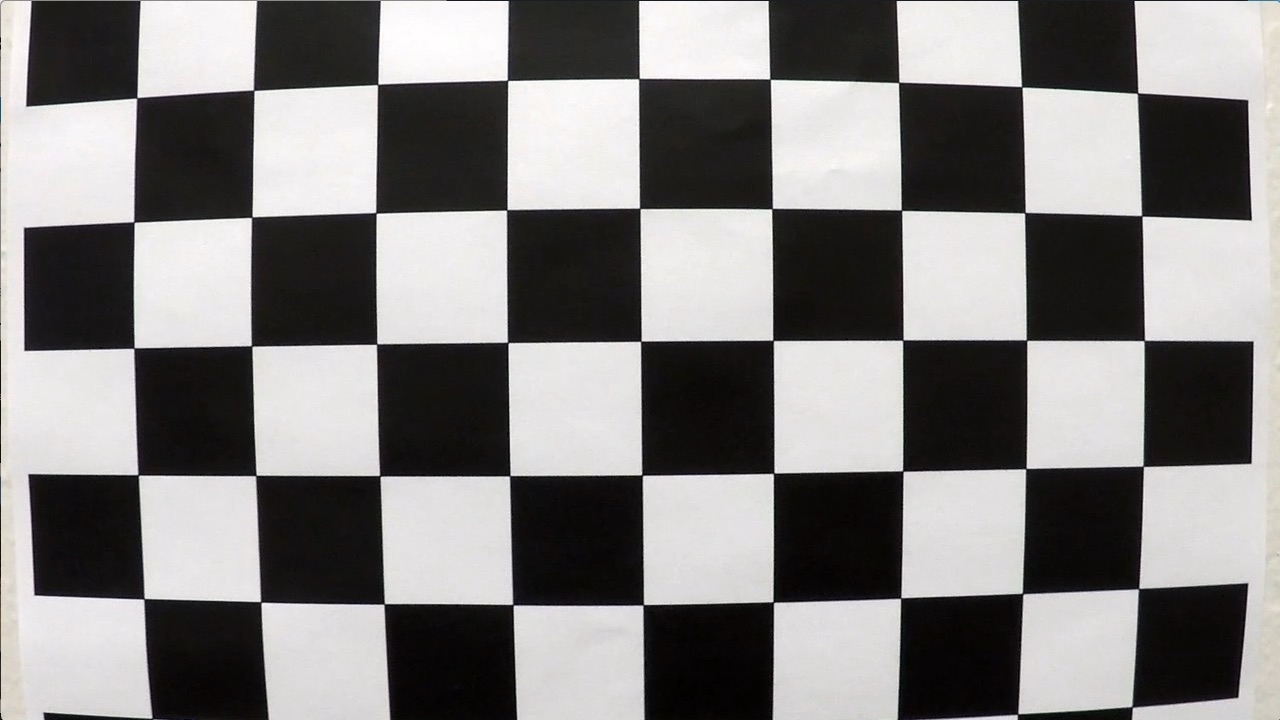
#> input picture camera_cal/calibration1.jpg, 1280 x 720 px
$ python main.py   (older library calls are emulated)
#> lines starting #> are read from the running program, lines starting #| are printed output that depends on the picture; after the words box and inside, x2 and y2 are one past the last pixel; in counts of white or black regions, pixels touching at a corner belong together; pictures that were not available may be replaced by others from this repository, and a replacement may not be noted
import numpy as np
import sys
import cv2
import copy
import matplotlib.image as npimg
import matplotlib.pyplot as plt

class backup_par:
    def __init__(self):
        self.leftpts_x = None
        self.rightpts_x = None
        self.leftpts_y = None
        self.rightpts_y = None

bu_par = backup_par()

def find_sobel(img, orient='x', ks= 3, min_=30, max_=100):

    temp_gray = cv2.cvtColor(img, cv2.COLOR_RGB2GRAY)
    if orient == 'x':
        sobel = np.absolute(cv2.Sobel(temp_gray, cv2.CV_64F, 1, 0, ks))
    if orient == 'y':
        sobel = np.absolute(cv2.Sobel(temp_gray, cv2.CV_64F, 0, 1, ks))
    scaled_sobel = np.uint8(255*sobel/np.max(sobel))
    result = np.zeros_like(scaled_sobel)
    result[(scaled_sobel >= min_) & (scaled_sobel <= max_)] = 1
    return result

def find_mag(img, ks=3, tr=(0, 255)):
    temp_gray = cv2.cvtColor(img, cv2.COLOR_RGB2GRAY)
    sobel_x = cv2.Sobel(temp_gray, cv2.CV_64F, 1, 0, ksize=ks)
    sobel_y = cv2.Sobel(temp_gray, cv2.CV_64F, 0, 1, ksize=ks)
    magimg = np.sqrt(sobel_x**2 + sobel_y**2)
    magimg = (magimg/np.max(magimg)/255).astype(np.uint8)
    result = np.zeros_like(magimg)
    result[(magimg >= tr[0]) & (magimg <= tr[1])] = 1
    return result

def find_dir(img, ks=3, tr=(0, np.pi/2)):
    temp_gray = cv2.cvtColor(img, cv2.COLOR_RGB2GRAY)
    sobel_x = cv2.Sobel(temp_gray, cv2.CV_64F, 1, 0, ksize=ks)
    sobel_y = cv2.Sobel(temp_gray, cv2.CV_64F, 0, 1, ksize=ks)
    dirimg = np.arctan2(np.absolute(sobel_y), np.absolute(sobel_x))
    result =  np.zeros_like(dirimg)
    result[(dirimg >= tr[0]) & (dirimg <= tr[1])] = 1
    return result

def find_pix(img):
    histogram = np.sum(img[img.shape[0]//2:,:], axis=0)
    out_img = np.dstack((img, img, img))
    midpoint = np.int(histogram.shape[0]//2)
    leftx_normal = np.argmax(histogram[:midpoint])
    rightx_normal = np.argmax(histogram[midpoint:]) + midpoint

    wd_height = np.int(img.shape[0]//9)
    nonzeroimg = img.nonzero()
    nonzeroimg_y = np.array(nonzeroimg[0])
    nonzeroimg_x = np.array(nonzeroimg[1])
    leftx_now = leftx_normal
    rightx_now = rightx_normal

    left_lane_ind = []
    right_lane_ind = []

    for wd in range(9):
        wd_y_low = img.shape[0] - (wd+1)*wd_height
        wd_y_high = img.shape[0] - wd*wd_height
        wd_xleft_low = leftx_now - 100
        wd_xleft_high = leftx_now + 100
        wd_xright_low = rightx_now - 100
        wd_xright_high = rightx_now + 100

        cv2.rectangle(out_img,(wd_xleft_low,wd_y_low),
        (wd_xleft_high,wd_y_high),(0,255,0), 2)
        cv2.rectangle(out_img,(wd_xright_low,wd_y_low),
        (wd_xright_high,wd_y_high),(0,255,0), 2)

        good_left_ind = ((nonzeroimg_y >= wd_y_low) & (nonzeroimg_y < wd_y_high) &
        (nonzeroimg_x >= wd_xleft_low) &  (nonzeroimg_x < wd_xleft_high)).nonzero()[0]
        good_right_ind = ((nonzeroimg_y >= wd_y_low) & (nonzeroimg_y < wd_y_high) &
        (nonzeroimg_x >= wd_xright_low) &  (nonzeroimg_x < wd_xright_high)).nonzero()[0]

        left_lane_ind.append(good_left_ind)
        right_lane_ind.append(good_right_ind)

        if len(good_left_ind) > 50:
            leftx_now = np.int(np.mean(nonzeroimg_x[good_left_ind]))
        if len(good_right_ind) > 50:
            rightx_now = np.int(np.mean(nonzeroimg_x[good_right_ind]))

    try:
        left_lane_ind = np.concatenate(left_lane_ind)
        right_lane_ind = np.concatenate(right_lane_ind)
    except ValueError:
        pass

    leftx = nonzeroimg_x[left_lane_ind]
    lefty = nonzeroimg_y[left_lane_ind]
    rightx = nonzeroimg_x[right_lane_ind]
    righty = nonzeroimg_y[right_lane_ind]

    return leftx, lefty, rightx, righty, out_img

def find_polynomial(img):
    leftx, lefty, rightx, righty, out_img = find_pix(img)

    if len(leftx) > 0:
        bu_par.leftpts_x = leftx
    if len(lefty) > 0:
        bu_par.leftpts_y = lefty
    if len(rightx) > 0:
        bu_par.rightpts_x = rightx
    if len(righty) > 0:
        bu_par.rightpts_y = righty

    left_fit = np.polyfit(bu_par.leftpts_y, bu_par.leftpts_x, 2)
    right_fit = np.polyfit(bu_par.rightpts_y, bu_par.rightpts_x, 2)

    ploty = np.linspace(0, img.shape[0]-1, img.shape[0] )
    try:
        left_fitx = left_fit[0]*ploty**2 + left_fit[1]*ploty + left_fit[2]
        right_fitx = right_fit[0]*ploty**2 + right_fit[1]*ploty + right_fit[2]
    except TypeError:
        print('The function failed to fit a line!')
        left_fitx = 1*ploty**2 + 1*ploty
        right_fitx = 1*ploty**2 + 1*ploty

    out_img[lefty, leftx] = [255, 0, 0]
    out_img[righty, rightx] = [0, 0, 255]

    return out_img

def find_poly(img_shape, leftx, lefty, rightx, righty):
    left_fit = np.polyfit(lefty, leftx, 2)
    right_fit = np.polyfit(righty, rightx, 2)
    ploty = np.linspace(0, img_shape[0]-1, img_shape[0])
    left_fitx = left_fit[0]*ploty**2 + left_fit[1]*ploty + left_fit[2]
    right_fitx = right_fit[0]*ploty**2 + right_fit[1]*ploty + right_fit[2]

    return left_fitx, right_fitx, ploty

def find_near_poly(binary_warped):
    margin = 100

    nonzeroimg = binary_warped.nonzero()
    nonzeroimg_y = np.array(nonzeroimg[0])
    nonzeroimg_x = np.array(nonzeroimg[1])

    left_lane_ind = ((nonzeroimg_x > (left_fit[0]*(nonzeroimg_y**2) + left_fit[1]*nonzeroimg_y +
                    left_fit[2] - 100)) & (nonzeroimg_x < (left_fit[0]*(nonzeroimg_y**2) +
                    left_fit[1]*nonzeroimg_y + left_fit[2] + 100)))
    right_lane_ind = ((nonzeroimg_x > (right_fit[0]*(nonzeroimg_y**2) + right_fit[1]*nonzeroimg_y +
                    right_fit[2] - 100)) & (nonzeroimg_x < (right_fit[0]*(nonzeroimg_y**2) +
                    right_fit[1]*nonzeroimg_y + right_fit[2] + 100)))

    leftx = nonzeroimg_x[left_lane_ind]
    lefty = nonzeroimg_y[left_lane_ind]
    rightx = nonzeroimg_x[right_lane_ind]
    righty = nonzeroimg_y[right_lane_ind]

    if len(leftx) > 0:
        bu_par.leftpts_x = leftx
    if len(lefty) > 0:
        bu_par.leftpts_y = lefty
    if len(rightx) > 0:
        bu_par.rightpts_x = rightx
    if len(righty) > 0:
        bu_par.rightpts_y = righty

    left_fitx, right_fitx, ploty = find_poly(binary_warped.shape, bu_par.leftpts_x, bu_par.leftpts_y, bu_par.rightpts_x, bu_par.rightpts_y)

    out_img = np.dstack((binary_warped, binary_warped, binary_warped))*255
    wd_img = np.zeros_like(out_img)
    out_img[nonzeroimg_y[left_lane_ind], nonzeroimg_x[left_lane_ind]] = [255, 0, 0]
    out_img[nonzeroimg_y[right_lane_ind], nonzeroimg_x[right_lane_ind]] = [0, 0, 255]

    left_line_wd1 = np.array([np.transpose(np.vstack([left_fitx-100, ploty]))])
    left_line_wd2 = np.array([np.flipud(np.transpose(np.vstack([left_fitx+100, ploty])))])
    left_line_pts = np.hstack((left_line_wd1, left_line_wd2))
    right_line_wd1 = np.array([np.transpose(np.vstack([right_fitx-100, ploty]))])
    right_line_wd2 = np.array([np.flipud(np.transpose(np.vstack([right_fitx+100, ploty])))])
    right_line_pts = np.hstack((right_line_wd1, right_line_wd2))

    cv2.fillPoly(wd_img, np.int_([left_line_pts]), (0,255, 0))
    cv2.fillPoly(wd_img, np.int_([right_line_pts]), (0,255, 0))
    result = cv2.addWeighted(out_img, 1, wd_img, 0.3, 0)

    return result, left_fitx, right_fitx

##find chess
ob_points = []
img_points = []

ob_pt = np.zeros((5*9,3), np.float32)
ob_pt[:,:2] = np.mgrid[0:9,0:5].T.reshape(-1,2)

cal_img = cv2.imread("./camera_cal/calibration1.jpg")
#> cal_img is the input picture: shape (720, 1280, 3); mean B, G, R 127.8, 128.4, 130.1

cal_grayimg = cv2.cvtColor(cal_img, cv2.COLOR_BGR2GRAY)

ret, corners = cv2.findChessboardCorners(cal_grayimg, (9, 5), None)
#> ret = True; corners = 45 rows, first 8: [137.5, 96.45], [253.6, 90.19], [377.5, 84.48], [506.8, 79.62], [639.6, 77.4], [770.5, 79.55], [899.2, 82.02], [1022.5, 87.62]

drawchess = True
if drawchess == True:
    cv2.drawChessboardCorners(cal_img, (9, 5), corners, ret)
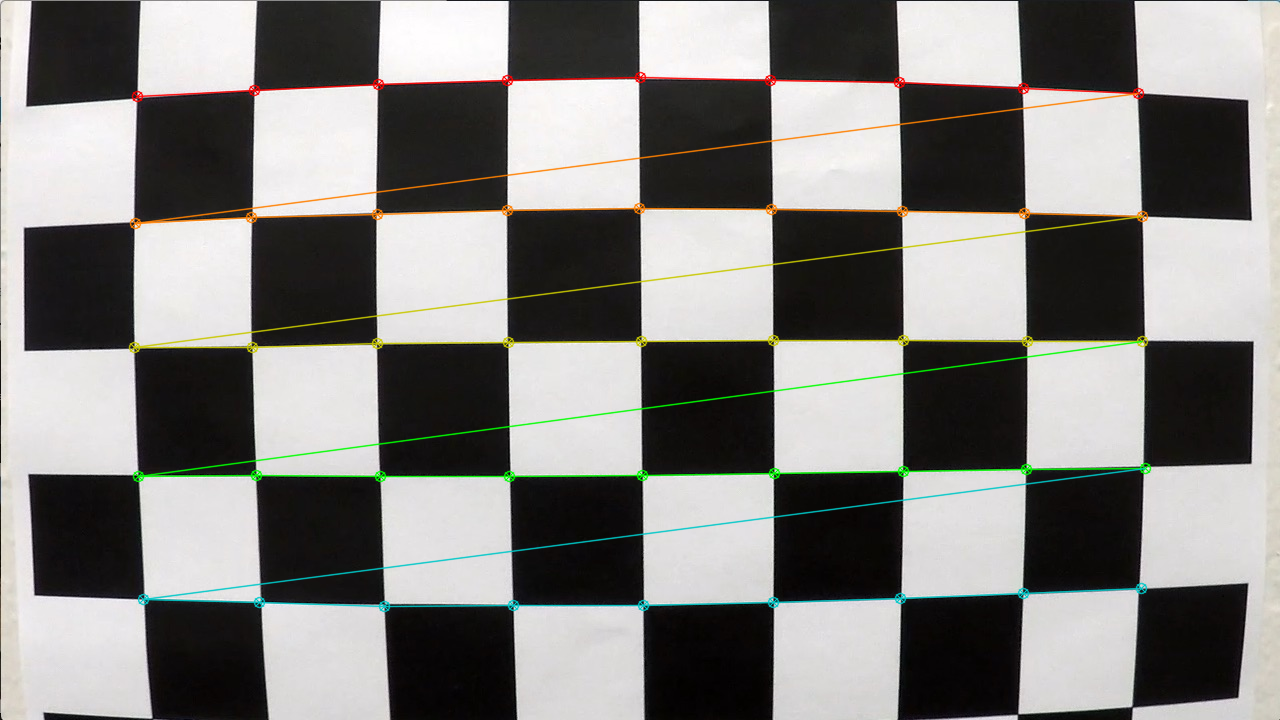
#> cal_img: shape (720, 1280, 3); 3.34% of pixels changed, all inside (x1, y1, x2, y2) = (128, 71, 1152, 613)
    cv2.imshow("img", cal_img)
    cv2.imwrite("./output_images/drawchess.jpg", cal_img)
    cv2.waitKey(0)

ob_points.append(ob_pt)
img_points.append(corners)

ret, mtx, dist, rvecs, tvecs = cv2.calibrateCamera(ob_points, img_points, cal_grayimg.shape[::-1], None, None)
#> ret = 1.12; mtx = [[2934.5, 0, 429.2], [0, 2989.2, 297], [0, 0, 1]]; dist = [[-1.34, -13.69, 0.0587, 0.136, 137.7]]; rvecs = ([0.111, -0.0758, -0.0108],); tvecs = ([-2.41, -1.6, 22.14],)

##undistort
chess_dst = cv2.undistort(cal_img, mtx, dist, None, mtx)
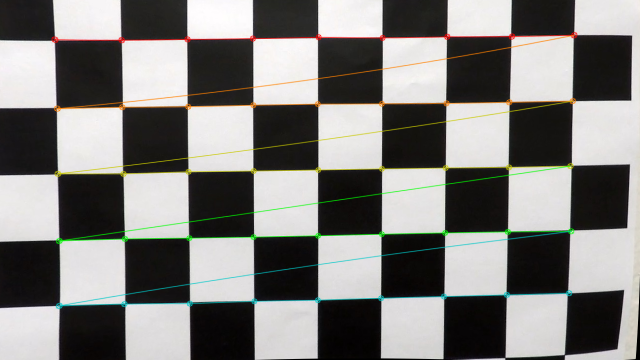
#> chess_dst: shape (720, 1280, 3) (shown at 1/2 size); mean B, G, R 123.6, 126.2, 127.2

chess_undistort = True
if chess_undistort == True:
    cv2.imshow("chess_dst", chess_dst)
    cv2.imwrite("./output_images/chess_undistort.jpg", chess_dst)
    cv2.waitKey(0)

##make sure that input is image or video
# input_type = 'image'
input_type = 'video'

#image
if input_type == 'image':
	road_img = cv2.imread("./test_images/test1.jpg")
	road_dst = cv2.undistort(road_img, mtx, dist, None, mtx)

	road_undistort = True
	if road_undistort == True:
		cv2.imshow("img", road_dst)
		cv2.imwrite("./output_images/road_undistort.jpg", road_dst)
		cv2.waitKey(0)

	#sobel
	# sobel_x = find_sobel(road_dst, 'x', 3, 35, 100)
	# sobel_y = find_sobel(road_dst, 'y', 3, 30, 255)
	sobel_x = find_sobel(road_dst, 'x', 3, 35, 255)
	sobel_y = find_sobel(road_dst, 'y', 3, 15, 255)

	mag_binary = find_mag(road_dst, 3, (30, 255))
	dir_binary = find_dir(road_dst, 15, (0.7, 1.3))

	combined = np.zeros_like(dir_binary)
	combined[((sobel_x == 1) & (sobel_y == 1)) | ((mag_binary == 1) & (dir_binary == 1))] = 1

	road_binary = True
	if road_binary == True:
		cv2.imshow("combined", combined)
		cv2.imshow("sobel_x", sobel_x*255)
		cv2.imshow("sobel_y", sobel_y*255)
		cv2.imshow("mag_binary", mag_binary*255)
		cv2.imshow("dir_binary", dir_binary)
		cv2.imwrite("./output_images/road_binary.jpg", combined)
		cv2.waitKey(0)

	##hsl
	hls = cv2.cvtColor(road_dst, cv2.COLOR_RGB2HLS)
	l_img = hls[:,:,1]
	s_img = hls[:,:,2]
	# Sobel x
	sobel_x = np.absolute(cv2.Sobel(l_img, cv2.CV_64F, 1, 0))
	abs_sobel_x = np.absolute(sobel_x)
	scaled_sobel = np.uint8(255*sobel_x/np.max(sobel_x))

	# Threshold x gradient
	scaled_sobel_thr = np.zeros_like(scaled_sobel)
	scaled_sobel_thr[(scaled_sobel >= 20) & (scaled_sobel <= 100)] = 1

	# Threshold color channel
	s_img_thr = np.zeros_like(s_img)
	s_img_thr[(s_img >= 170) & (s_img <= 255)] = 1

	combined_thr_img = np.zeros_like(scaled_sobel_thr)
	combined_thr_img[(s_img_thr == 1) | (scaled_sobel_thr == 1)] = 1

	road_hsl_binary = True
	if road_hsl_binary == True:
		cv2.imshow("combined_thr_img", combined_thr_img*255)
		cv2.imwrite("./output_images/road_hsl_binary.jpg", combined_thr_img*255)
		cv2.waitKey(0)

	##grad + hsl
	final_binary = np.zeros_like(combined_thr_img).astype(np.uint8)
	final_binary[((combined >= 1) | (combined_thr_img >=1))] = 255

	road_final_binary = True
	if road_final_binary == True:
		cv2.imshow("final_binary", final_binary)
		cv2.imwrite("./output_images/road_final_binary.jpg", final_binary)
		cv2.waitKey(0)

	##warp
	input_coord = np.float32([[257, 719], [604,456], [719, 451], [1135, 717]])
	output_coord = np.float32([[257, 719],[257, 100],[1135, 100],[1135, 717]])

	M = cv2.getPerspectiveTransform(input_coord, output_coord)
	M_back = cv2.getPerspectiveTransform(output_coord, input_coord)

	road_img_shape = (final_binary.shape[1], final_binary.shape[0])

	warped_img = cv2.warpPerspective(final_binary, M, road_img_shape)
	road_warp = True
	if road_warp == True:
		cv2.imshow("warped_img", warped_img)
		cv2.imwrite("./output_images/road_warp.jpg", warped_img)
		cv2.waitKey(0)

	## ploy fit
	poly_fit_img = find_polynomial(warped_img)

	road_poly = True
	if road_poly == True:
		cv2.imshow("poly_fit_img", poly_fit_img)
		cv2.imwrite("./output_images/road_poly.jpg", poly_fit_img)
		cv2.waitKey(0)

	##should be previous value
	left_fit = np.array([-5.85273880e-04, 9.59699964e-01,-1.00255034e+02])
	right_fit = np.array([-5.95152593e-04, 1.00622601e+00, 7.34232276e+02])

	##search from prior
	lane_img, left_points, right_points = find_near_poly(warped_img)

	road_lane = True
	if road_lane == True:
		cv2.imshow("lane_img", lane_img)
		cv2.imwrite("./output_images/road_lane.jpg", lane_img)
		cv2.waitKey(0)

	ypixel_to_m = 30/720
	xpixel_to_m = 3.7/700

	ploty = np.linspace(0, 719, num=720)
	leftx = np.array([left_points])
	rightx = np.array([right_points])

	leftx = leftx[::-1]
	rightx = rightx[::-1]

	leftx_sq = np.squeeze(leftx, axis=0)
	rightx_sq = np.squeeze(rightx, axis=0)

	left_fit = np.polyfit(ploty*ypixel_to_m, leftx_sq*xpixel_to_m, 2)
	right_fit = np.polyfit(ploty*ypixel_to_m, rightx_sq*xpixel_to_m, 2)

	y_eval = np.max(ploty)

	##calculate curvature
	left_curverad = ((1 + (2*left_fit[0]*y_eval*ypixel_to_m + left_fit[1])**2)**1.5) / np.absolute(2*left_fit[0])
	right_curverad = ((1 + (2*right_fit[0]*y_eval*ypixel_to_m + right_fit[1])**2)**1.5) / np.absolute(2*right_fit[0])
	print("left_curverad = ")
	print(left_curverad)
	print("right_curverad = ")
	print(right_curverad)
	print("min_curverad = ")
	print((left_curverad+right_curverad)/2)

	##calculate how long distance from middle
	print("moved from middle(+ is to right, - is to left) = ")
	print(abs(640-(leftx_sq[-1]+rightx_sq[-1])/2)*xpixel_to_m)

	##draw line
	drawed_lane_img = np.zeros_like(lane_img)
	left_plotx, right_plotx = leftx_sq, rightx_sq

	left_pts_l = np.array([np.transpose(np.vstack([leftx_sq - 56/5, ploty]))])
	left_pts_r = np.array([np.flipud(np.transpose(np.vstack([leftx_sq + 56/5, ploty])))])
	left_pts = np.hstack((left_pts_l, left_pts_r))
	right_pts_l = np.array([np.transpose(np.vstack([rightx_sq - 56/5, ploty]))])
	right_pts_r = np.array([np.flipud(np.transpose(np.vstack([rightx_sq + 56/5, ploty])))])
	right_pts = np.hstack((right_pts_l, right_pts_r))

	cv2.fillPoly(drawed_lane_img, np.int_([left_pts]), (255, 0, 255))
	cv2.fillPoly(drawed_lane_img, np.int_([right_pts]), (255, 0, 255))

	pts_left = np.array([np.transpose(np.vstack([leftx_sq+56/5, ploty]))])
	pts_right = np.array([np.flipud(np.transpose(np.vstack([right_plotx-56/5, ploty])))])
	pts = np.hstack((pts_left, pts_right))

	cv2.fillPoly(drawed_lane_img, np.int_([pts]), (0, 255, 0))
	result = cv2.addWeighted(lane_img, 1, drawed_lane_img, 0.3, 0)

	color_result = cv2.warpPerspective(drawed_lane_img, M_back, (1280, 720))
	lane_to_img = np.zeros_like(road_dst)
	lane_to_img = color_result

	result = cv2.addWeighted(road_dst, 1, lane_to_img, 0.3, 0)

	final_lane_result = True
	if final_lane_result == True:
		text = 'Lane curvature: ' + '{:.0f}'.format((left_curverad+right_curverad)/2) + 'm'
		cv2.putText(result, text, (50, 50), cv2.FONT_HERSHEY_DUPLEX, 1, (255, 255, 255), 1, cv2.LINE_AA)
		text = 'moved from middle(+ is to right, - is to left): ' + '{:.3f}'.format(abs(640-(leftx_sq[-1]+rightx_sq[-1])/2)*xpixel_to_m) + 'm'
		cv2.putText(result, text, (50, 80), cv2.FONT_HERSHEY_DUPLEX, 1, (255, 255, 255), 1, cv2.LINE_AA)
		cv2.imshow('result',result)
		cv2.imwrite("./output_images/final_lane_result.jpg", result)
		cv2.waitKey(0)

elif input_type == 'video':
	videoFile = "./project_video.mp4"
	cap = cv2.VideoCapture(videoFile)

	fourcc = cv2.VideoWriter_fourcc(*'DIVX')
	out = cv2.VideoWriter('output.mp4', fourcc, 30.0, (1280, 720))

	while(cap.isOpened()):
		ret, frame = cap.read()
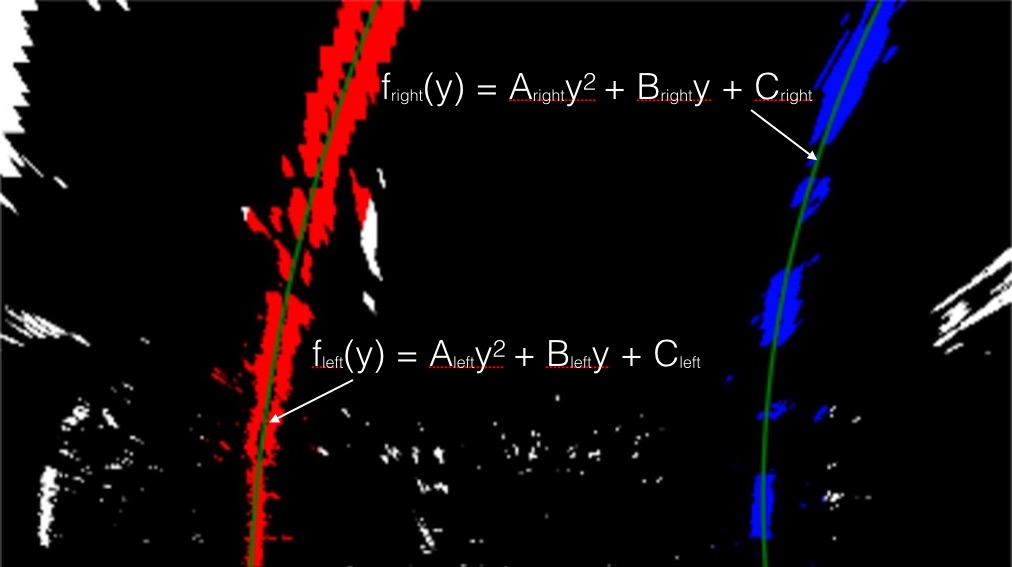
#> input picture examples/color_fit_lines.jpg, 1012 x 567 px, given in place of project_video.mp4, which was not available
#> frame is the input picture: shape (567, 1012, 3); mean B, G, R 11.4, 8.2, 15.7

		road_img = frame
		road_dst = cv2.undistort(road_img, mtx, dist, None, mtx)

		#sobel
		# sobel_x = find_sobel(road_dst, 'x', 3, 35, 100)
		# sobel_y = find_sobel(road_dst, 'y', 3, 30, 255)
		sobel_x = find_sobel(road_dst, 'x', 3, 35, 255)
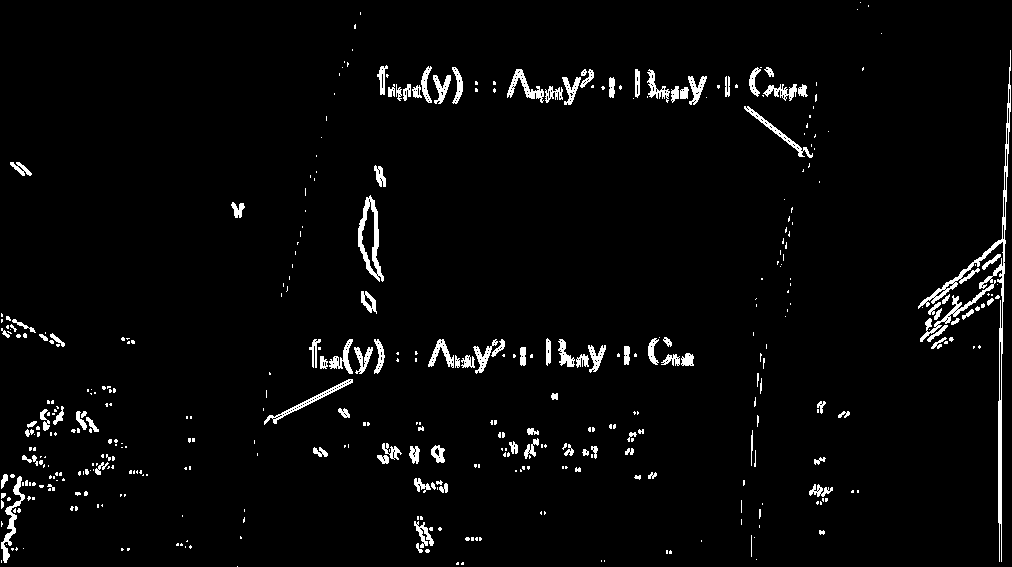
#> sobel_x: shape (567, 1012); values 0 (black) and 1 (white), 3.1% white; 422 white regions (303 under 20 px), largest, box (x1, y1, x2, y2) and area: (918, 50, 1011, 562) 2182, (358, 195, 384, 282) 784, (920, 280, 996, 342) 508
		sobel_y = find_sobel(road_dst, 'y', 3, 15, 255)
#> sobel_y: shape (567, 1012); values 0 (black) and 1 (white), 4.6% white; 566 white regions (374 under 20 px), largest, box (x1, y1, x2, y2) and area: (918, 237, 1005, 344) 2834, (507, 68, 594, 106) 1108, (428, 338, 505, 375) 1070
		mag_binary = find_mag(road_dst, 3, (30, 255))
		dir_binary = find_dir(road_dst, 15, (0.7, 1.3))
#> in find_dir, `sobel_x = cv2.Sobel(temp_gray, cv2.CV_64F, 1, 0, ksize=ks)`:
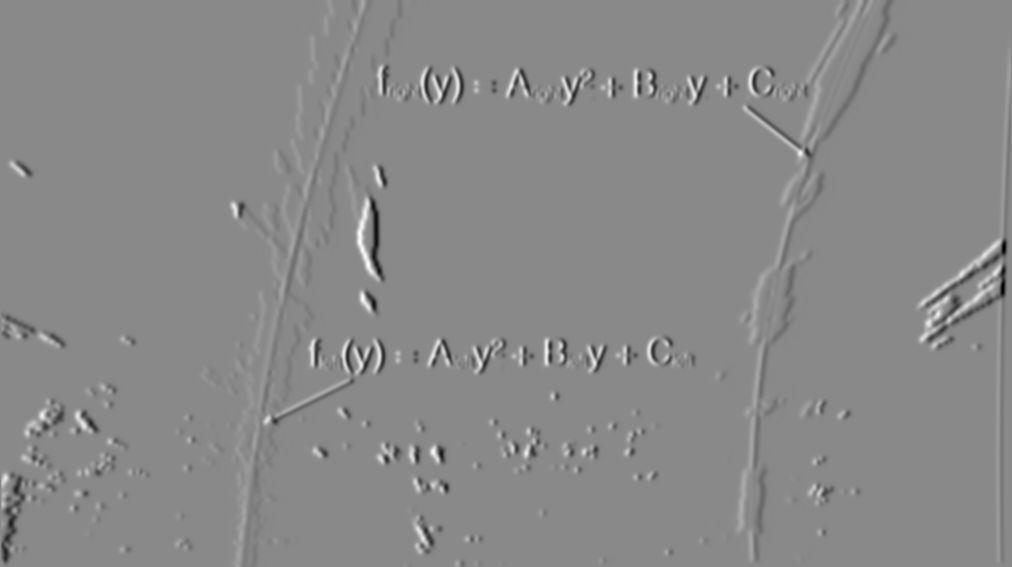
#> sobel_x: shape (567, 1012) float64; min -7.14e+09, max 6.12e+09, mean -4756750; drawn with min black and max white
#> (the rest of the program and of its run is left out)
